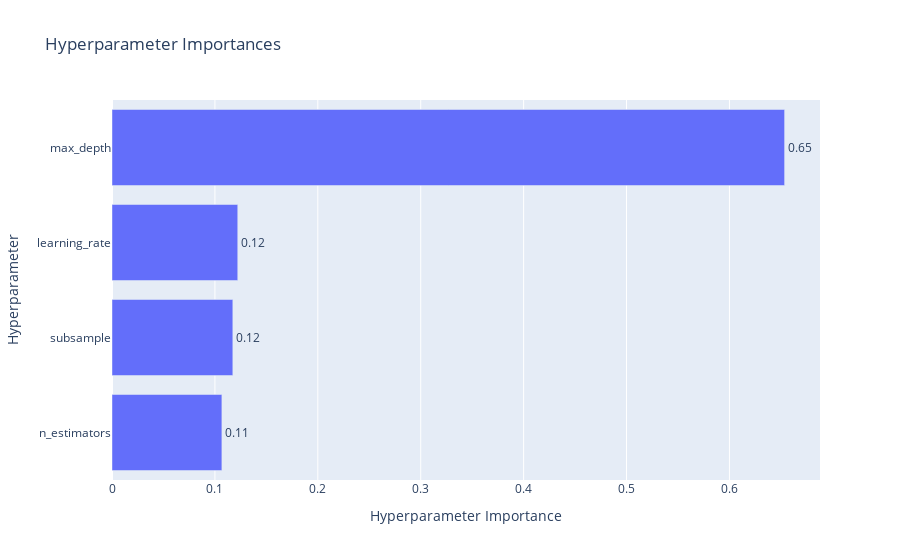

The code cell stored with this chart in its notebook:
### Markdown cell above
### Plot Hyperparameter Importance

Visualize how much each hyperparameter contributes to model performance

### Code cell
from optuna.visualization import plot_param_importances

plotly_config = {"staticPlot": True}
fig = plot_param_importances(study_gb)
fig.show(config=plotly_config)

### Figure 1 — Plotly figure (JSON) as saved in the notebook; plotly's stock layout.template omitted (floating-point values rounded to 4 significant figures)
{"data": [{"cliponaxis": false, "hovertemplate": ["n_estimators (IntDistribution): 0.10677990093485007<extra></extra>", "subsample (FloatDistribution): 0.1174157979760831<extra></extra>", "learning_rate (FloatDistribution): 0.12220487709874148<extra></extra>", "max_depth (IntDistribution): 0.6535994239903253<extra></extra>"], "name": "Objective Value", "orientation": "h", "text": ["0.11", "0.12", "0.12", "0.65"], "textposition": "outside", "type": "bar", "x": [0.1068, 0.1174, 0.1222, 0.6536], "y": ["n_estimators", "subsample", "learning_rate", "max_depth"]}], "layout": {"title": {"text": "Hyperparameter Importances"}, "xaxis": {"title": {"text": "Hyperparameter Importance"}}, "yaxis": {"title": {"text": "Hyperparameter"}}}}
